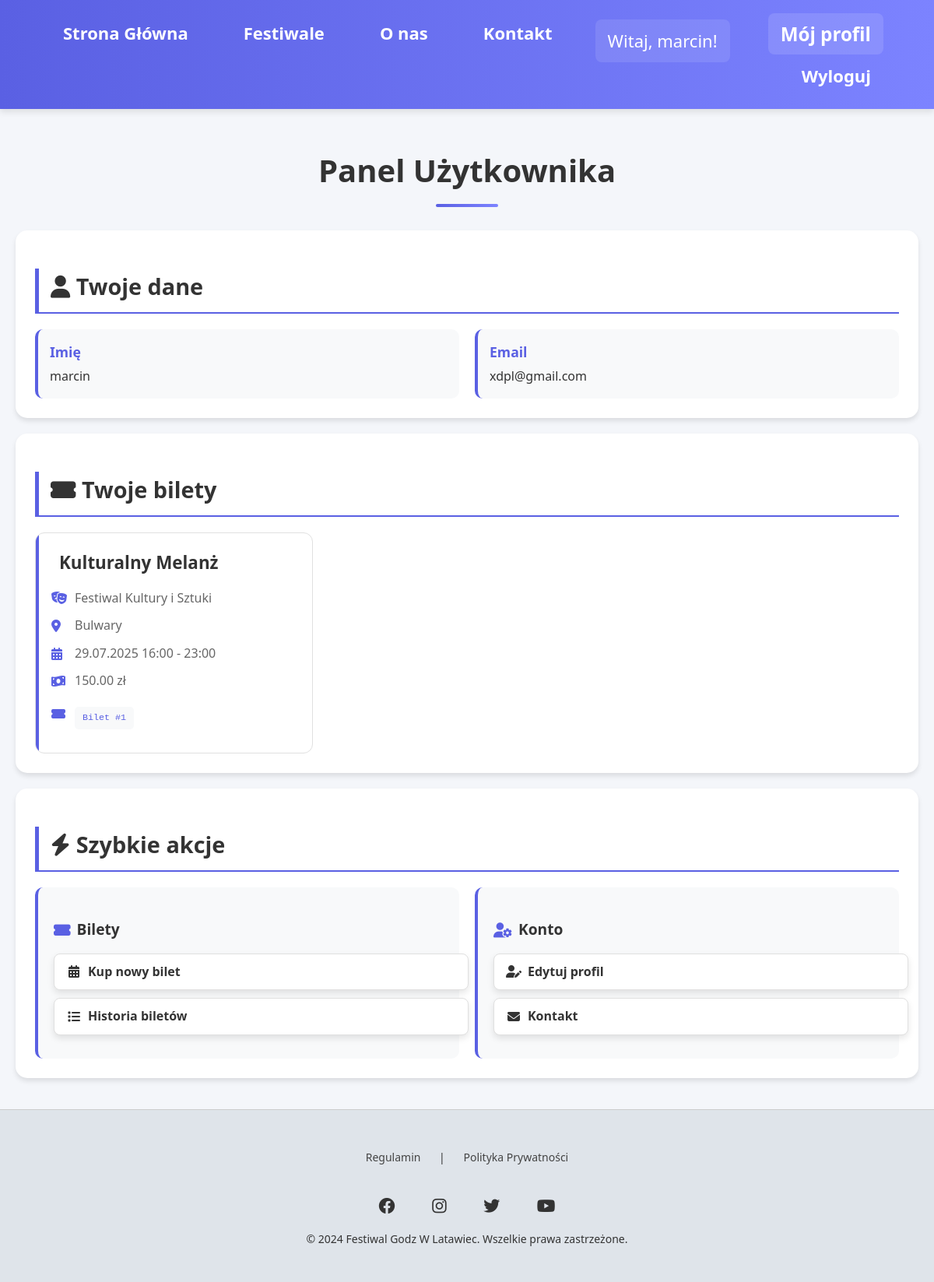
Screenshot of /php/panel_uzytkownika.php (signed in) with the database file from the repository.
### tables this page shows
CREATE TABLE `uzytkownicy` (
  `uzytkownicy_id` int(11) NOT NULL,
  `nazwa` varchar(50) NOT NULL,
  `imie` varchar(50) NOT NULL,
  `nazwisko` varchar(50) NOT NULL,
  `data_urodzenia` date NOT NULL,
  `email` varchar(100) NOT NULL,
  `telefon` varchar(20) NOT NULL,
  `haslo` varchar(255) NOT NULL,
  `rola` varchar(50) NOT NULL DEFAULT 'klient',
  `data_dodania` datetime DEFAULT current_timestamp(),
  `aktywny` tinyint(1) DEFAULT 1
);

CREATE TABLE `bilety` (
  `bilet_id` int(11) NOT NULL,
  `uzytkownicy_id` int(11) DEFAULT NULL,
  `wydarzenia_id` int(11) DEFAULT NULL,
  `data_zakupu` datetime DEFAULT current_timestamp(),
  `cena` decimal(10,2) DEFAULT 0.00
);

CREATE TABLE `wydarzenia` (
  `wydarzenia_id` int(11) NOT NULL,
  `tytul` varchar(150) DEFAULT NULL,
  `opis` text DEFAULT NULL,
  `rozpoczecie` datetime DEFAULT NULL,
  `zakonczenie` datetime DEFAULT NULL,
  `lokalizacja_id` int(11) DEFAULT NULL,
  `kategoria_id` int(11) DEFAULT NULL,
  `zdjecie` varchar(255) DEFAULT NULL,
  `cena` decimal(10,2) DEFAULT NULL
);

CREATE TABLE `kategoria_wydarzenia` (
  `kategoria_id` int(11) NOT NULL,
  `nazwa` varchar(100) DEFAULT NULL
);

CREATE TABLE `lokalizacja` (
  `lokalizacja_id` int(11) NOT NULL,
  `nazwa` varchar(150) DEFAULT NULL,
  `adres` varchar(255) DEFAULT NULL,
  `zdjecie` varchar(255) DEFAULT NULL
);

### php/panel_uzytkownika.php (the view, shortened to what this page needs)
<?php
require_once 'config.php';
?>
<!DOCTYPE html>
<html lang="pl">
<head>
    <link rel="stylesheet" href="../styleCSS/StyleFestiwal.css">
    <link rel="stylesheet" href="https://cdnjs.cloudflare.com/ajax/libs/font-awesome/6.4.0/css/all.min.css">
</head>
<body>
    <?php include 'header.php'; ?>
    <div class="container">
        <h1 class="page-title">Panel Użytkownika</h1>
        <div class="dashboard-box">
            <h2><i class="fas fa-user"></i> Twoje dane</h2>
            <div class="user-info">
                <div class="info-item">
                    <strong>Imię</strong>
                    <?= htmlspecialchars($_SESSION['imie'] ?? 'Nie podano') ?>
                </div>
                <div class="info-item">
                    <strong>Email</strong>
                    <?= htmlspecialchars($_SESSION['email'] ?? 'Nie podano') ?>
                </div>
            </div>
        </div>
        <div class="dashboard-box">
            <h2><i class="fas fa-ticket-alt"></i> Twoje bilety</h2>
            <?php
            try {
                $stmt = $pdo->prepare('
                    SELECT b.bilet_id, w.tytul, w.rozpoczecie, w.zakonczenie, w.cena, l.nazwa as lokalizacja, k.nazwa as kategoria
                    FROM bilety b
                    JOIN wydarzenia w ON b.wydarzenia_id = w.wydarzenia_id
                    JOIN lokalizacja l ON w.lokalizacja_id = l.lokalizacja_id
                    JOIN kategoria_wydarzenia k ON w.kategoria_id = k.kategoria_id
                    WHERE b.uzytkownicy_id = ?
                    ORDER BY w.rozpoczecie ASC
                ');
                $stmt->execute([$_SESSION['user_id']]);
                $bilety = $stmt->fetchAll(PDO::FETCH_ASSOC);
                if ($bilety): ?>
                    <div class="bilety-lista">
                        <?php foreach ($bilety as $bilet):
                            $data_rozpoczecia = new DateTime($bilet['rozpoczecie']);
                            $data_zakonczenia = new DateTime($bilet['zakonczenie']);
                        ?>
                            <div class="bilet">
                                <h3><?= htmlspecialchars($bilet['tytul']) ?></h3>
                                <p class="bilet-info">
                                    <i class="fas fa-theater-masks"></i>
                                    <?= htmlspecialchars($bilet['kategoria']) ?>
                                </p>
                                <p class="bilet-info">
                                    <i class="fas fa-map-marker-alt"></i>
                                    <?= htmlspecialchars($bilet['lokalizacja']) ?>
                                </p>
                                <p class="bilet-info">
                                    <i class="fas fa-calendar-alt"></i>
                                    <?= $data_rozpoczecia->format('d.m.Y H:i') ?> - <?= $data_zakonczenia->format('H:i') ?>
                                </p>
                                <p class="bilet-info">
                                    <i class="fas fa-money-bill-wave"></i>
                                    <?= number_format($bilet['cena'], 2) ?> zł
                                </p>
                                <p class="bilet-info">
                                    <i class="fas fa-ticket-alt"></i>
                                    <span class="bilet-numer">Bilet #<?= htmlspecialchars($bilet['bilet_id']) ?></span>
                                </p>
                            </div>
                        <?php endforeach; ?>
                    </div>
                <?php endif;
            } catch (PDOException $e) {
                error_log("Błąd podczas pobierania biletów: " . $e->getMessage());
                echo '<div class="error-message">Wystąpił błąd podczas pobierania biletów. Spróbuj odświeżyć stronę.</div>';
            }
            ?>
        </div>
        <div class="dashboard-box">
            <h2><i class="fas fa-bolt"></i> Szybkie akcje</h2>
            <div class="quick-actions">
                <div class="action-group">
                    <h3><i class="fas fa-ticket-alt"></i> Bilety</h3>
                    <a href="festiwale.php" class="btn">
                        <i class="fas fa-calendar-alt"></i>
                        Kup nowy bilet
                    </a>
                    <a href="moje_bilety.php" class="btn">
                        <i class="fas fa-list"></i>
                        Historia biletów
                    </a>
                </div>
                <div class="action-group">
                    <h3><i class="fas fa-user-cog"></i> Konto</h3>
                    <a href="edit_profile.php" class="btn">
                        <i class="fas fa-user-edit"></i>
                        Edytuj profil
                    </a>
                    <a href="kontakt.php" class="btn">
                        <i class="fas fa-envelope"></i>
                        Kontakt
                    </a>
                </div>
            </div>
        </div>
    </div>
    <?php include 'footer.php'; ?>
</body>
</html>

### php/header.php (shortened to what this page needs)
<?php
require_once 'config.php';
?>
<html lang="pl">
<head>
    <link rel="stylesheet" href="https://cdnjs.cloudflare.com/ajax/libs/font-awesome/6.4.0/css/all.min.css">
    <link rel="stylesheet" href="../styleCSS/Style.css">
</head>
<header>
    <nav>
        <ul>
            <li><a href="index.php">Strona Główna</a></li>
            <li><a href="festiwale.php">Festiwale</a></li>
            <li><a href="o-nas.php">O nas</a></li>
            <li><a href="kontakt.php">Kontakt</a></li>
            <?php
            if (isset($_SESSION['logged_in']) && $_SESSION['logged_in'] === true) {
                $stmt = $pdo->prepare('SELECT imie, rola FROM uzytkownicy WHERE uzytkownicy_id = ?');
                $stmt->execute([$_SESSION['user_id']]);
                $user = $stmt->fetch(PDO::FETCH_ASSOC);
                $imie = $user ? $user['imie'] : 'Użytkowniku';
                echo '<li class="welcome-message">Witaj, ' . htmlspecialchars($imie) . '!</li>';
                if ($user['rola'] === 'wlasciciel') {
                    echo '<li><a href="panel_wlasciciela.php" class="profile-link">Panel admina</a></li>';
                } elseif (in_array($user['rola'], [
                    'sprzataczka', 'informatyk', 'organizator', 'technik sceniczny',
                    'specjalista ds. promocji', 'koordynator wolontariuszy'
                ])) {
                    echo '<li><a href="panel_pracownika.php" class="profile-link">Panel pracownika</a></li>';
                } else {
                    echo '<li><a href="panel_uzytkownika.php" class="profile-link">Mój profil</a></li>';
                }
                echo '<li><a href="wyloguj.php">Wyloguj</a></li>';
            } else {
                echo '<li><a href="logowanie.php">Logowanie</a></li>';
            }
            ?>
        </ul>
    </nav>
</header>

### styleCSS/StyleFestiwal.css (style rules this page uses)
:root { --primary-blue: #2563eb; --dark-blue: #1e40af; --light-blue: #dbeafe; --accent-blue: #3b82f6; --text-dark: #1f2937; --shadow-sm: 0 1px 3px rgba(0, 0, 0, 0.12); --shadow-md: 0 4px 6px rgba(0, 0, 0, 0.1); --shadow-lg: 0 10px 25px rgba(0, 0, 0, 0.1); --transition: all 0.3s cubic-bezier(0.25, 0.8, 0.25, 1); --border-radius: 12px; }
body { font-family: 'Segoe UI', Tahoma, Geneva, Verdana, sans-serif; background-color: #f8fafc; color: var(--text-dark); margin: 0; }
header { background: linear-gradient(90deg, #5a60e3, #7c83ff); color: white; padding: 25px 0; font-size: 22px; text-align: center; box-shadow: 0 4px 8px rgba(0,0,0,0.1); }
nav ul { display: flex; justify-content: space-between; list-style: none; margin: 0; padding: 0; flex-wrap: wrap; width: 100%; max-width: 1100px; margin: 0 auto; }
nav ul li:last-child { margin-left: auto; margin-right: 15px; }
nav ul li { margin: 0 15px; }
nav ul li a { color: white; text-decoration: none; font-weight: bold; padding: 10px 16px; border-radius: 8px; transition: all 0.3s ease; }
nav ul li.welcome-message { color: white; font-weight: 500; padding: 10px 16px; background-color: rgba(255, 255, 255, 0.1); border-radius: 8px; margin-right: 15px; transition: all 0.3s ease; }

### styleCSS/Style.css (style rules this page uses)
body { margin: 0; font-family: 'Segoe UI', Tahoma, Geneva, Verdana, sans-serif; background-color: #f4f6fa; color: #333; line-height: 1.6; height: 100%; }
header { background: linear-gradient(90deg, #5a60e3, #7c83ff); color: white; padding: 25px 0; font-size: 22px; text-align: center; box-shadow: 0 4px 8px rgba(0,0,0,0.1); }
nav ul { display: flex; justify-content: space-between; list-style: none; margin: 0; padding: 0; flex-wrap: wrap; width: 100%; max-width: 1100px; margin: 0 auto; }
nav ul li:last-child { margin-left: auto; margin-right: 15px; }
nav ul li { margin: 0 15px; }
nav ul li a { color: white; text-decoration: none; font-weight: bold; padding: 10px 16px; border-radius: 8px; transition: all 0.3s ease; }
.welcome-message { color: white; font-weight: bold; padding: 10px 16px; border-radius: 8px; background-color: rgba(255, 255, 255, 0.2); }
h1, h2 { color: #2c3e50; margin-bottom: 15px; }
h1 { font-size: 2.5rem; text-align: center; position: relative; padding-bottom: 15px; }
h1::after { content: ''; position: absolute; bottom: 0; left: 50%; transform: translateX(-50%); width: 80px; height: 4px; background: linear-gradient(90deg, #5a60e3, #7c83ff); border-radius: 2px; }
h2 { font-size: 1.8rem; border-left: 5px solid #5a60e3; padding-left: 15px; }
ul { padding-left: 25px; }
.btn { display: inline-block; background: linear-gradient(90deg, #5a60e3, #7c83ff); color: white; padding: 12px 25px; border-radius: 30px; text-decoration: none; font-weight: bold; transition: all 0.3s ease; box-shadow: 0 4px 8px rgba(0,0,0,0.1); }

### php/header.php (style rules this page uses)
.profile-link { font-weight: bold; font-size: 1.1em; color: white !important; background-color: rgba(255,255,255,0.12); border-radius: 8px; padding: 10px 16px; margin-left: 10px; transition: background 0.2s; }

### rows the page displays
uzytkownicy: imie "marcin"
bilety: wydarzenia.tytul "Kulturalny Melanż", kategoria_wydarzenia.nazwa "Festiwal Kultury i Sztuki", lokalizacja.nazwa "Bulwary", wydarzenia.rozpoczecie "29.07.2025 16:00", wydarzenia.zakonczenie "23:00", wydarzenia.cena "150.00", bilet_id "1"

### other values shown
$_SESSION['imie'] "marcin"
$_SESSION['email'] "xdpl@gmail.com"
